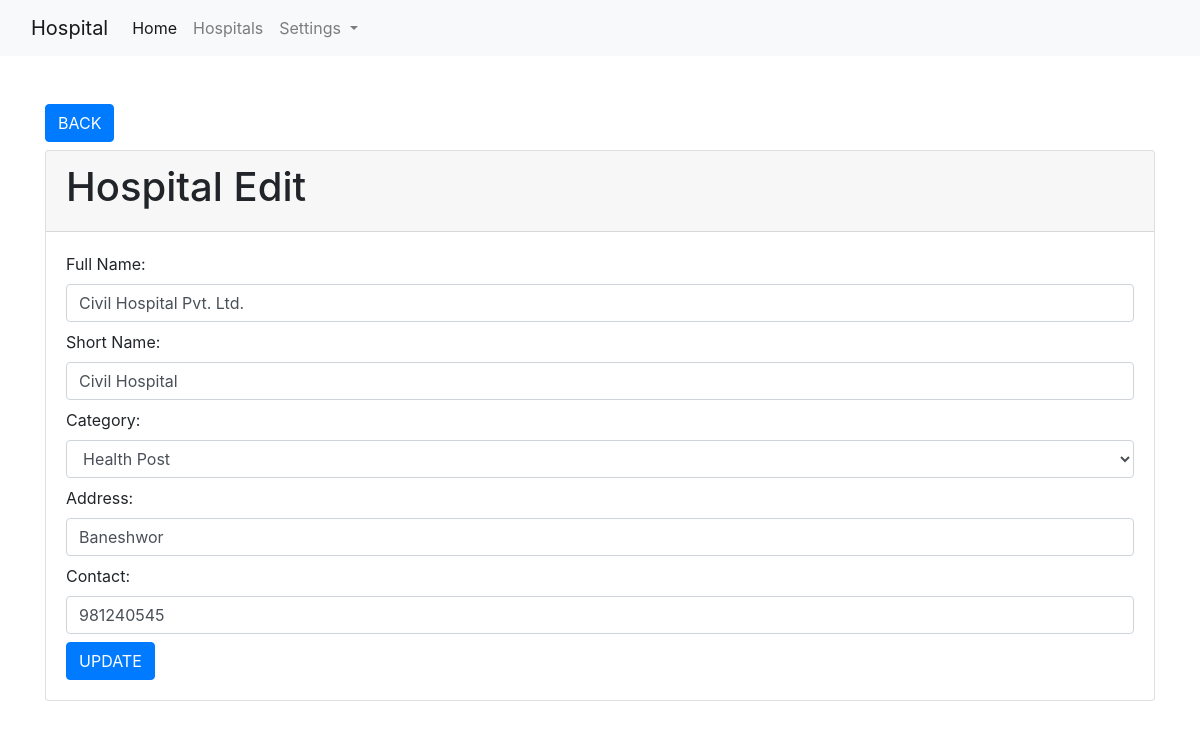
The app's page /hospitals/edit-hospital/3 (signed in) with its own data.
### hospitals/models.py (models this page shows)
class Hospital(models.Model):
    full_name = models.CharField(max_length=255)
    short_name = models.CharField(max_length=255)
    category = models.ForeignKey(Category, on_delete=models.CASCADE)
    address = models.CharField(max_length=255)
    contact = models.IntegerField()
    added_at = models.DateTimeField(default=datetime.now)
    class Meta:
        db_table = "app_hospitals"

### hospitals/views.py (the view)
# urls.py: path('edit-hospital/<int:id>', views.hospital_edit, name='hospital.edit'),
@login_required(login_url='/authentication/login')
def hospital_edit(request, id):
    data_edit = Hospital.objects.get(id=id)
    categories = Category.objects.all()
    context = {"data": data_edit, "categories": categories}
    return render(request, 'hospitals/edit_hospital.html', context)

### templates/hospitals/edit_hospital.html (shortened to what this page needs)
{% extends 'layouts/base.html' %}
{% block body %}
<div class="container mt-5">
    <a href="{% url 'hospitals' %}" class="btn btn-primary mb-2">BACK</a>
    <div class="card">
        <div class="card-header">
            <h1>Hospital Edit</h1>
        </div>
        <div class="card-body">
            <form action="{% url 'hospital.update' %}" method="post">
                <div class="form-group mb-2">
                    <label for="full_name">Full Name:</label>
                    <input type="text" class="form-control" name="full_name" value="{{ data.full_name }}">
                </div>
                <div class="form-group mb-2">
                    <label for="short_name">Short Name:</label>
                    <input type="text" class="form-control" name="short_name" value="{{ data.short_name }}">
                </div>
                <div class="form-group mb-2">
                    <label for="category">Category:</label>
                    <select name="category" id="category" class="form-control">
                        {% for val in categories %}
                        <option value="{{ val.id }}">{{ val.category }}</option>
                        {% endfor %}
                    </select>
                </div>
                <div class="form-group mb-2">
                    <label for="address">Address:</label>
                    <input type="text" class="form-control" name="address" value="{{ data.address }}">
                </div>
                <div class="form-group mb-2">
                    <label for="contact">Contact:</label>
                    <input type="text" class="form-control" name="contact" value="{{ data.contact }}">
                </div>
                <input type="submit" value="UPDATE" class="btn btn-primary">
            </form>
        </div>
    </div>
</div>
{% endblock %}

### records on screen
Hospital: full_name "Civil Hospital Pvt. Ltd.", short_name "Civil Hospital", address "Baneshwor", contact "981240545"

### other values on screen
form field category "Health Post"
